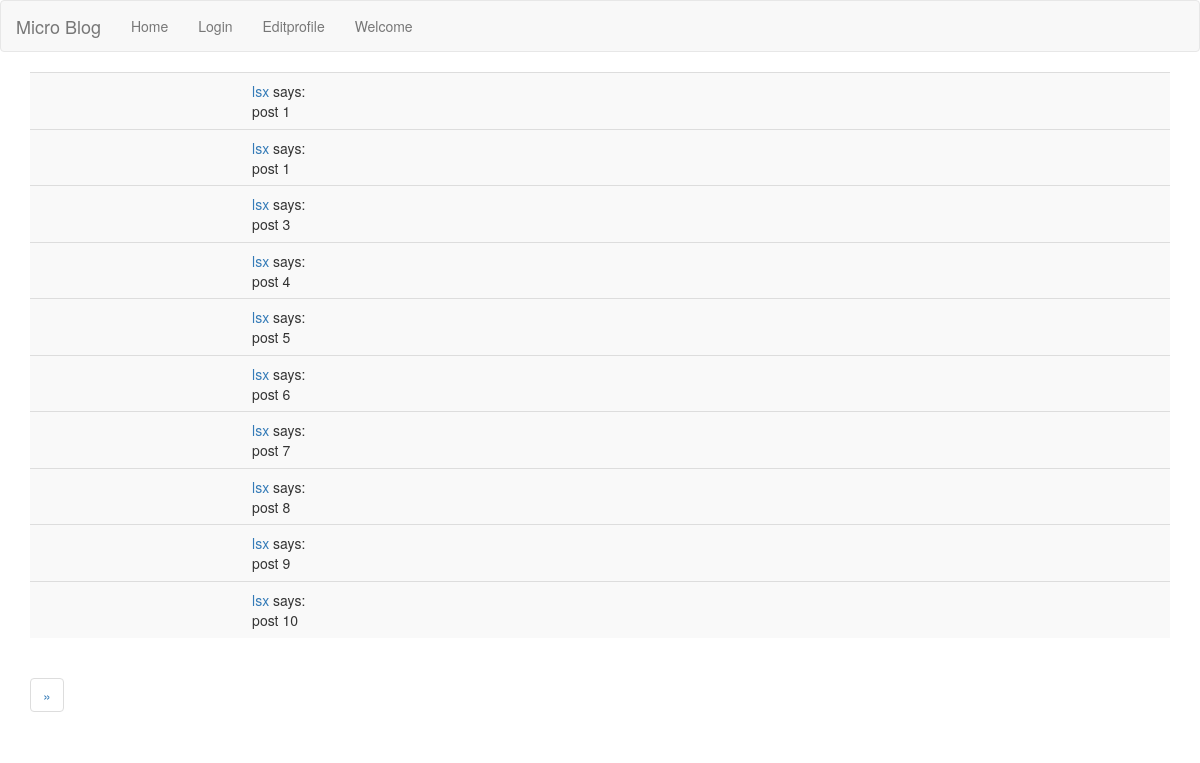
Page /user/lsx on the committed database.
### app_package/models.py (models this page shows, shortened)
class Post(db.Model):
    id = db.Column(db.Integer, primary_key=True)
    body = db.Column(db.String(500))
    timestamp = db.Column(db.DateTime, index=True, default=datetime.utcnow)
    user_id = db.Column(db.Integer, db.ForeignKey('user.id'))

class User(UserMixin,db.Model):
    id = db.Column(db.Integer, primary_key=True)
    username = db.Column(db.String(50), index=True, unique=True)
    email = db.Column(db.String(50), index=True, unique=True)
    password_hash = db.Column(db.String(50), index=True, unique=True)
    aboutme = db.Column(db.String(400))
    last_seen = db.Column(db.DateTime, default=datetime.utcnow)
    posts = db.relationship('Post', backref='author', lazy='dynamic')
    followed = db.relationship("User",secondary=followers,
        primaryjoin=(followers.c.follower_id==id),
        secondaryjoin=(followers.c.followed_id==id),
        backref=db.backref("followers",lazy="dynamic"), lazy='dynamic')
    '''
        判断是否关注
    '''
    '''
       关注用户
    '''
    '''
        取消关注
    '''
    '''
        获取关注用户以及自己的文章，发布时间倒序排列
    '''

### app_package/route.py (the view)
@app.route("/user/<username>")
def user(username):
    page = request.args.get('page', 1, type=int)
    u = User.query.filter_by(username=username).first_or_404();
    posts = [
        {'author': u, 'body': 'Test post #1'},
        {'author': u, 'body': 'Test post #2'}
    ]
    posts = Post.query.filter_by(user_id=u.id).paginate(page, app.config['POST_PERPAGE'], False)
    next_url = url_for('explore', page=posts.next_num) if posts.has_next else None
    prev_url = url_for('explore', page=posts.prev_num) if posts.has_prev else None
    return render_template("user.html", title="user", posts=posts.items, user=u, prev_url=prev_url, next_url=next_url)

### app_package/route.py (called while the page is built)
@app.before_request
def before_request():
    if current_user.is_authenticated:
        current_user.last_seen = datetime.utcnow()
        db.session.commit()

### app_package/templates/user.html (shortened to what this page needs)
{% extends "base.html" %}
{% block app_content %}
    <table class="table table-striped">
        {% for post in posts %}
            <tr>
                <td></td>
                <td>
                    <a href="{{ url_for('user', username=post.author.username) }}">
                        {{ post.author.username }}
                    </a>
                    says:
                    <br>
                        {{ post.body }}
                </td>
            <tr>
        {% endfor %}
    </table>
    <nav aria-label="Page navigation">
      <ul class="pagination">
        {% if next_url %}
            <li>
              <a href="{{next_url}}" aria-label="Next">
                <span aria-hidden="true">&raquo;</span>
              </a>
            </li>
        {% endif %}
      </ul>
    </nav>
{% endblock %}

### rows in the picture
Post: author.username "lsx", body "post 1"
Post: author.username "lsx", body "post 1"
Post: author.username "lsx", body "post 3"
Post: author.username "lsx", body "post 4"
Post: author.username "lsx", body "post 5"
Post: author.username "lsx", body "post 6"
Post: author.username "lsx", body "post 7"
Post: author.username "lsx", body "post 8"
Post: author.username "lsx", body "post 9"
Post: author.username "lsx", body "post 10"
